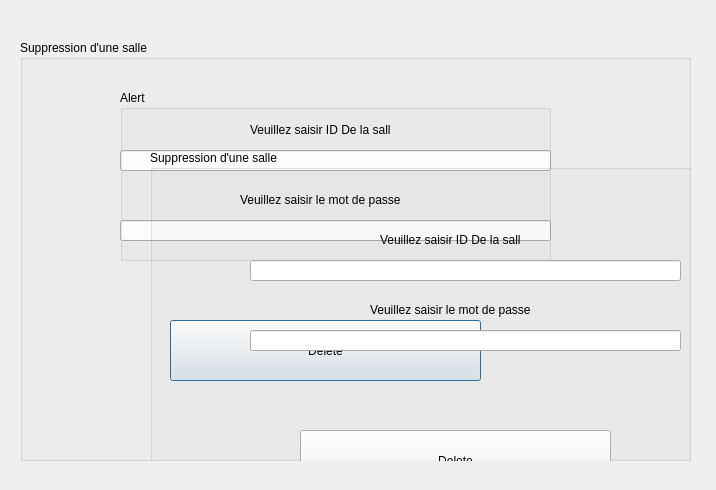
<?xml version="1.0" encoding="UTF-8"?>
<ui version="4.0">
 <class>Dialog</class>
 <widget class="QDialog" name="Dialog">
  <property name="geometry">
   <rect>
    <x>0</x>
    <y>0</y>
    <width>716</width>
    <height>490</height>
   </rect>
  </property>
  <property name="windowTitle">
   <string>Dialog</string>
  </property>
  <widget class="QGroupBox" name="groupBox">
   <property name="geometry">
    <rect>
     <x>20</x>
     <y>40</y>
     <width>671</width>
     <height>421</height>
    </rect>
   </property>
   <property name="title">
    <string>Suppression d'une salle</string>
   </property>
   <widget class="QLineEdit" name="lineEdit">
    <property name="geometry">
     <rect>
      <x>100</x>
      <y>110</y>
      <width>431</width>
      <height>21</height>
     </rect>
    </property>
   </widget>
   <widget class="QLineEdit" name="lineEdit_2">
    <property name="geometry">
     <rect>
      <x>100</x>
      <y>180</y>
      <width>431</width>
      <height>21</height>
     </rect>
    </property>
   </widget>
   <widget class="QLabel" name="label">
    <property name="geometry">
     <rect>
      <x>230</x>
      <y>80</y>
      <width>141</width>
      <height>20</height>
     </rect>
    </property>
    <property name="text">
     <string>Veuillez saisir ID De la salle </string>
    </property>
   </widget>
   <widget class="QLabel" name="label_2">
    <property name="geometry">
     <rect>
      <x>220</x>
      <y>150</y>
      <width>161</width>
      <height>20</height>
     </rect>
    </property>
    <property name="text">
     <string>Veuillez saisir le mot de passe</string>
    </property>
   </widget>
   <widget class="QGroupBox" name="groupBox_2">
    <property name="geometry">
     <rect>
      <x>100</x>
      <y>50</y>
      <width>431</width>
      <height>171</height>
     </rect>
    </property>
    <property name="title">
     <string>Alert</string>
    </property>
   </widget>
   <widget class="QPushButton" name="pushButton">
    <property name="geometry">
     <rect>
      <x>150</x>
      <y>280</y>
      <width>311</width>
      <height>61</height>
     </rect>
    </property>
    <property name="text">
     <string>Delete</string>
    </property>
   </widget>
   <widget class="QGroupBox" name="groupBox_3">
    <property name="geometry">
     <rect>
      <x>130</x>
      <y>110</y>
      <width>671</width>
      <height>421</height>
     </rect>
    </property>
    <property name="title">
     <string>Suppression d'une salle</string>
    </property>
    <widget class="QLineEdit" name="lineEdit_3">
     <property name="geometry">
      <rect>
       <x>100</x>
       <y>110</y>
       <width>431</width>
       <height>21</height>
      </rect>
     </property>
    </widget>
    <widget class="QLineEdit" name="lineEdit_4">
     <property name="geometry">
      <rect>
       <x>100</x>
       <y>180</y>
       <width>431</width>
       <height>21</height>
      </rect>
     </property>
    </widget>
    <widget class="QLabel" name="label_3">
     <property name="geometry">
      <rect>
       <x>230</x>
       <y>80</y>
       <width>141</width>
       <height>20</height>
      </rect>
     </property>
     <property name="text">
      <string>Veuillez saisir ID De la salle </string>
     </property>
    </widget>
    <widget class="QLabel" name="label_4">
     <property name="geometry">
      <rect>
       <x>220</x>
       <y>150</y>
       <width>161</width>
       <height>20</height>
      </rect>
     </property>
     <property name="text">
      <string>Veuillez saisir le mot de passe</string>
     </property>
    </widget>
    <widget class="QPushButton" name="pushButton_2">
     <property name="geometry">
      <rect>
       <x>150</x>
       <y>280</y>
       <width>311</width>
       <height>61</height>
      </rect>
     </property>
     <property name="text">
      <string>Delete</string>
     </property>
    </widget>
   </widget>
  </widget>
 </widget>
 <resources/>
 <connections/>
</ui>
